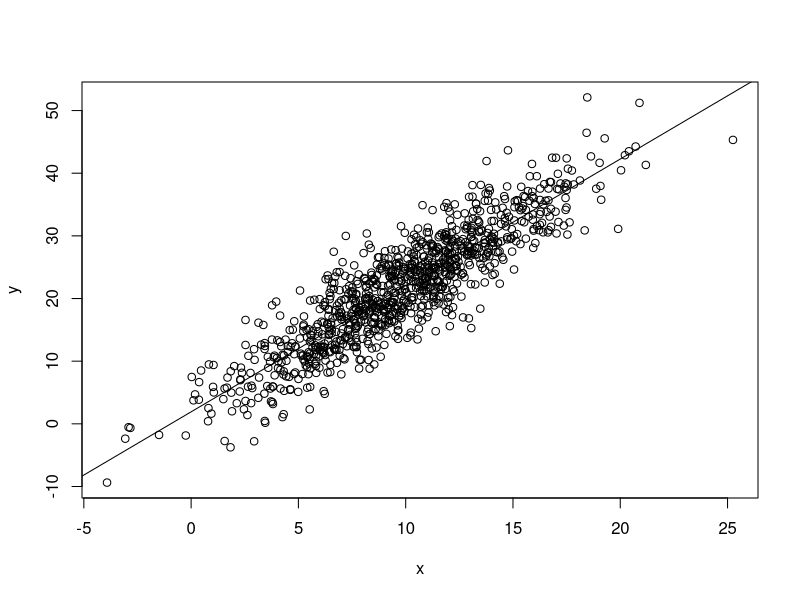
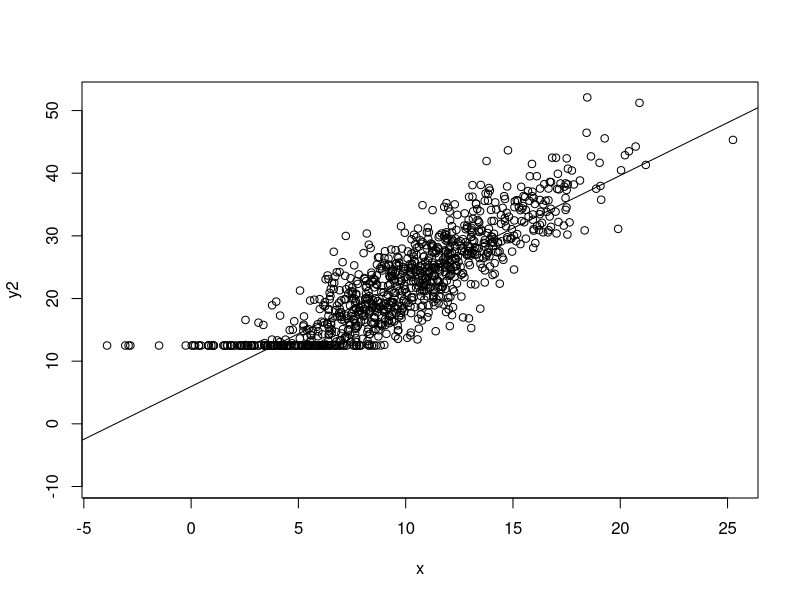
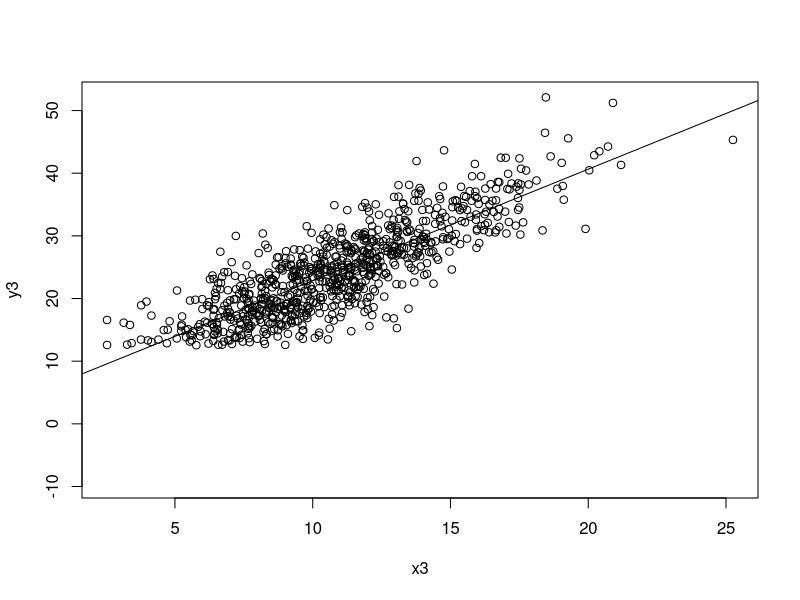
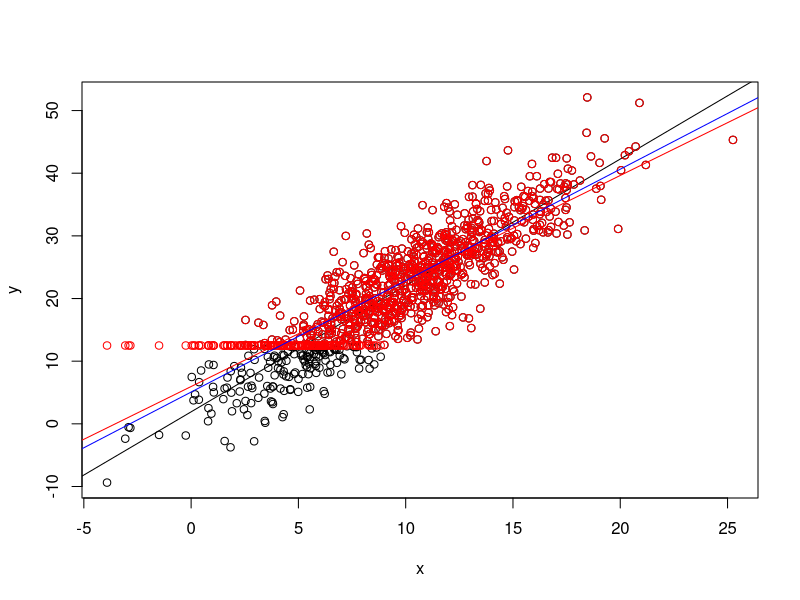
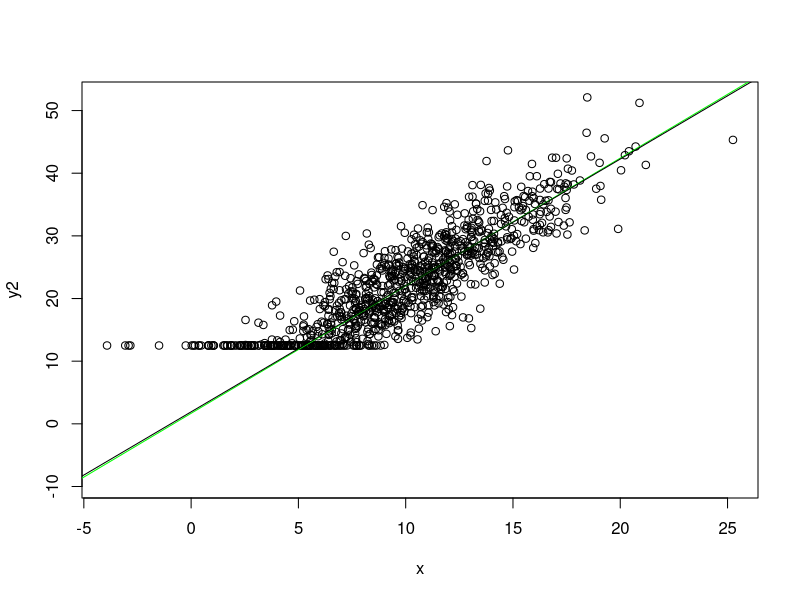

These figures' R source, in order:
# Tutorial 9: In-class exercise
# Solutions

# Create an IV x with normal distribution

x=rnorm(1000,mean=10,sd=4)

# Create a DV y as linear function of x + random error

y=2+2*x+rnorm(1000,0,4)

# Plot x and y and show the regression line

plot(x,y)

reg1=lm(y ~ x)
summary(reg1)

abline(reg1)

# Censor from below by setting all values y that are 1 SD below mean of Y to this value 

y2=y
y2[y < (mean(y)-sd(y))]=mean(y)-sd(y)

summary(y)
summary(y2)

# Plot x and the new y and show the regression line

plot(x,y2, ylim=c(min(y),max(y)))

reg2=lm(y2 ~ x)
summary(reg2)

abline(reg2)

# Exclude all values of y that are 1 SD below the mean of Y

y3=y[y>(mean(y)-sd(y))]
x3=x[y>(mean(y)-sd(y))]

# Plot x and the new y and show the regression line

plot(x3,y3, ylim=c(min(y),max(y)))

reg3=lm(y3 ~ x3)
summary(reg3)

abline(reg3)

# Show all three regression lines in one plot and mark the censored points red

plot(x,y)

abline(reg1)

points(x,y2, col="red")
abline(reg2, col="red")

abline(reg3, col="blue")

# Estimate a tobit model for y2 and x, show it on a plot

library(VGAM)

reg4=vglm(y2 ~ x, tobit(Lower=(mean(y)-sd(y))))

summary(reg4)

plot(x,y2, ylim=c(min(y),max(y)))

abline(a=coef(reg4)[1], b=coef(reg4)[3], col="green")

abline(reg1)
